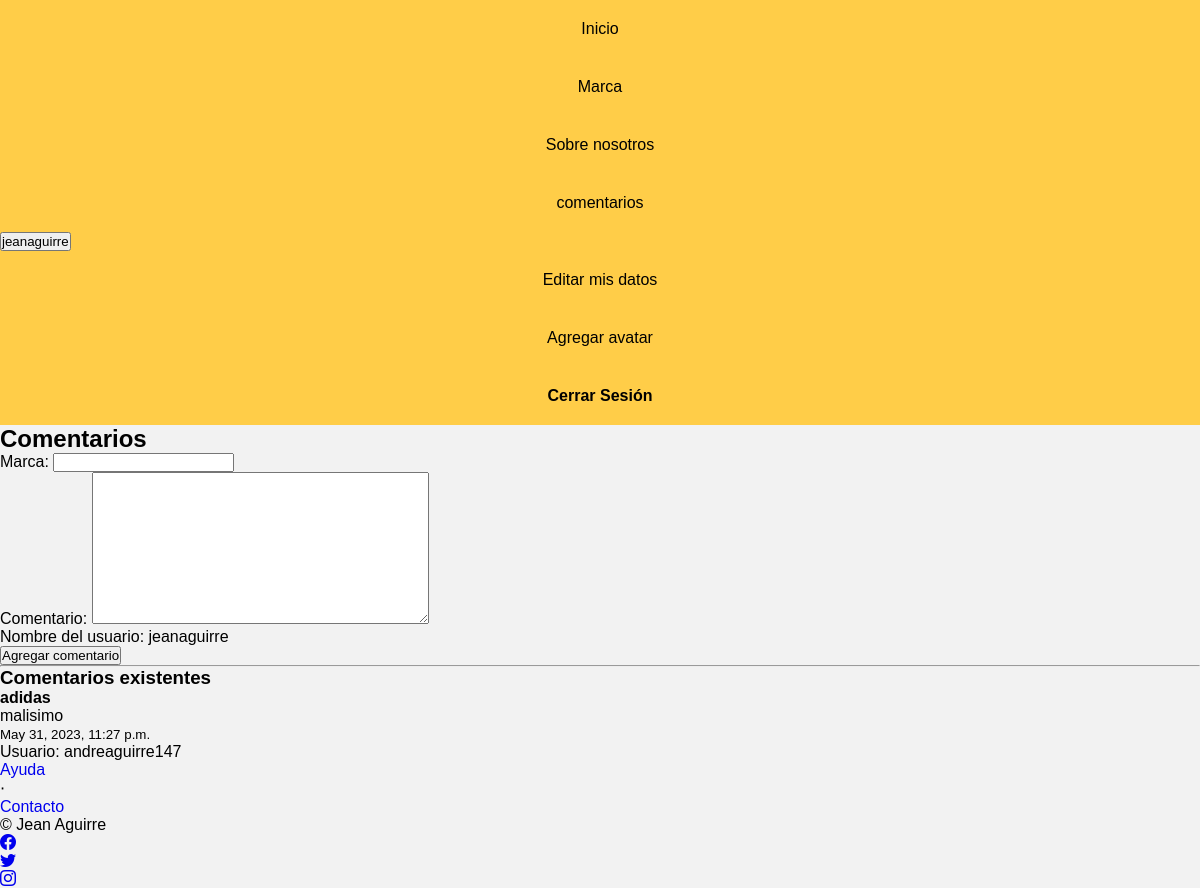
Screenshot of /nike/comentarios/ (signed in) with the database file from the repository.
### Blog/models.py (models this page shows, shortened)
class Comentario(models.Model):
    marca = models.CharField(max_length=100)
    comentario = models.TextField()
    fecha_creacion = models.DateTimeField(auto_now_add=True)
    creador = models.ForeignKey(User, on_delete=models.CASCADE , null=True)

### Blog/views.py (the view)
# urls.py: path('comentarios/', agregar_comentario, name='comentarios'),
@login_required
def agregar_comentario(request):
    if request.method == 'POST':
        form = ComentarioForm(request.POST)
        if form.is_valid():
            comentario = form.save(commit=False)
            if request.user.is_authenticated:
                comentario.creador = request.user
            comentario.save()
            form = ComentarioForm()
    else:
        form = ComentarioForm()
    comentarios = Comentario.objects.all()
    context = {'form': form, 'comentarios': comentarios}
    return render(request, 'blog/comentarios.html', context)

### Blog/forms.py
class ComentarioForm(forms.ModelForm):
    class Meta:
        model = Comentario
        fields = ['marca', 'comentario']

### Blog/templates/Blog/comentarios.html (shortened to what this page needs)
{% extends 'Blog/base.html' %}
{% block comentario %}
  <h2>Comentarios</h2>
  <form method="post">
    {{ form.as_p }}
    {% if request.user.is_authenticated %}
      <p>Nombre del usuario: {{ request.user.username }}</p>
    {% else %}
      <p>Nombre del creador: Invitado</p>
    {% endif %}
    <button type="submit">Agregar comentario</button>
  </form>
  <hr>
  <h3>Comentarios existentes</h3>
  {% for comentario in comentarios %}
    <div>
      <h4>{{ comentario.marca }}</h4>
      <p>{{ comentario.comentario }}</p>
      <small>{{ comentario.fecha_creacion }}</small>
      <p>Usuario: {{ comentario.creador.username }}</p>
    </div>
  {% endfor %}
{% endblock comentario %}

### Blog/templates/Blog/base.html (shortened to what this page needs)
{% load static %}
<!DOCTYPE html>
<html lang="en">
<head>
    <link href="https://cdn.jsdelivr.net/npm/bootstrap-icons@1.5.0/font/bootstrap-icons.css" rel="stylesheet" type="text/css" />
    <link href="{% static 'css/styles.css' %}" rel="stylesheet" />
</head>
<body>
    <nav class="navbar navbar-light bg-light static-top">
        <div class="container">
            <a class="navbar-brand" href="{% url 'inicio' %}">Inicio</a>
            <a class="navbar-brand" href="{% url 'lista_zapatillas' %}">Marca</a>
            <a class="navbar-brand" href="{% url 'info_marca' %}">Sobre nosotros</a>
            <a class="navbar-brand" href="{% url 'comentarios' %}">comentarios</a>
            {% if user.is_authenticated %}
                <div class="dropdown">
                    <button class="btn btn-secondary dropdown-toggle" type="button" id="dropdownMenuButton1" data-bs-toggle="dropdown" aria-expanded="false">
                        <div style="display: inline-flex;">
                            <span>{{ user.username }}</span>
                        </div>
                    </button>
                    <ul class="dropdown-menu" aria-labelledby="dropdownMenuButton1">
                        <li>
                            <a class="dropdown-item" href="{% url 'editar_perfil' %}">Editar mis datos</a>
                        </li>
                        <li>
                            <a class="dropdown-item" href="{% url 'agregar_avatar' %}">Agregar avatar</a>
                        </li>
                        <li>
                            <a class="dropdown-item" href="{% url 'logout' %}"><strong>Cerrar Sesión</strong></a>
                        </li>
                    </ul>
                    </div>
                </div>
                {% else %}
            <a class="btn btn-primary" href="{% url "login" %}">Iniciar sesion</a>
            <a class="btn btn-primary" href="{% url "registro" %}">Registro</a>
            {% endif %}
    </nav>
    {% block comentario %}
    {% endblock comentario %}
    <footer class="footer bg-light">
        <div class="container">
            <div class="row">
                <div class="col-lg-6 h-100 text-center text-lg-start my-auto">
                    <ul class="list-inline mb-2">
                        <li class="list-inline-item"><a href="#!">Ayuda</a></li>
                        <li class="list-inline-item">⋅</li>
                        <li class="list-inline-item"><a href="#!">Contacto</a></li>
                    </ul>
                    <p class="text-muted small mb-4 mb-lg-0">&copy; Jean Aguirre</p>
                </div>
                <div class="col-lg-6 h-100 text-center text-lg-end my-auto">
                    <ul class="list-inline mb-0">
                        <li class="list-inline-item me-4">
                            <a href="#!"><i class="bi-facebook fs-3"></i></a>
                        </li>
                        <li class="list-inline-item me-4">
                            <a href="#!"><i class="bi-twitter fs-3"></i></a>
                        </li>
                        <li class="list-inline-item">
                            <a href="https://www.instagram.com/nike/?hl=es"><i class="bi-instagram fs-3"></i></a>
                        </li>
                    </ul>
                </div>
            </div>
        </div>
    </footer>
</body>
</html>

### static/css/styles.css (style rules this page uses)
* { margin: 0; padding: 0; box-sizing: border-box; }
a { text-decoration: none; outline: none; }
body { font-family: 'Noto Sans JP', sans-serif; background: #f2f2f2; }
.navbar { background: #FFCD48; }
.navbar a { color: #fff; display: inline-block; padding: 20px; width: 100%; text-align: center; color: #000; transition: .3s ease-out all; }

### rows the page displays
Comentario: marca "adidas", comentario "malisimo", fecha_creacion "May 31, 2023, 11:27 p.m.", creador.username "andreaguirre147"

### other values shown
{{ user.username }} "jeanaguirre"
{{ request.user.username }} "jeanaguirre"
